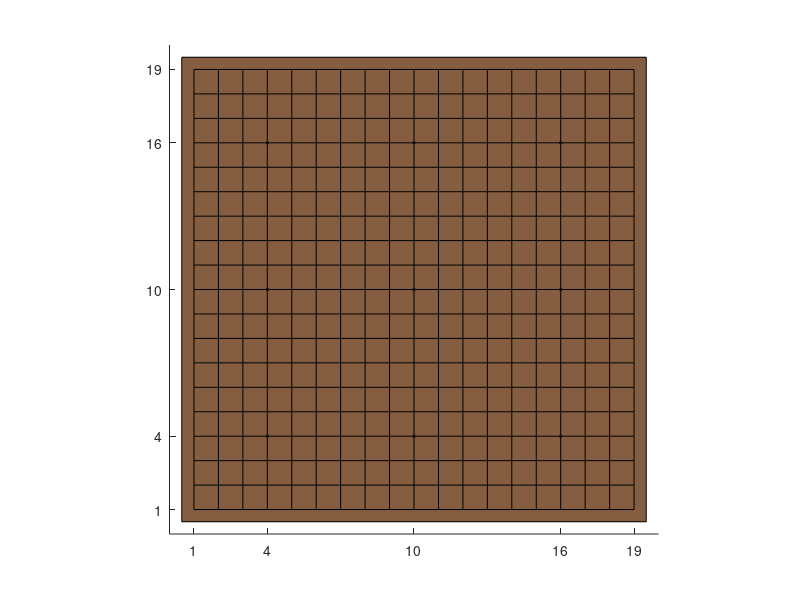

MATLAB code to generate this figure:
function GoShowBoard(board)
if nargin == 0
	board = zeros(19);
end
[M,N] = size(board);
rectangle('Position', [.5 .5 M N],'Curvature',[0 0],'FaceColor',hex2dec(['85'; '5E'; '42'])/255);
axis equal; axis([0 20 0 20]); 
for L = 1:M
	line([L L],[1 N],'Color','k');
end
for L = 1:N
	line([1 M],[L L],'Color','k');
end
for r=[4 10 16]
	for c = [4 10 16]
		rectangle('Position',[[r c]-.05, .1,.1],'Curvature',[1 1],'FaceColor','k');
	end
end

for r = 1:M
	for c = 1:N
		if board(r,c) == 1
			rectangle('Position',[[r c]-.5, 1,1],'Curvature',[1 1],'FaceColor','k');
		elseif board(r,c) == 2
			rectangle('Position',[[r c]-.5, 1,1],'Curvature',[1 1],'FaceColor','w');
		end
	end
end
set(gca,'xtick',[1 4 10 16 19]);
set(gca,'ytick',[1 4 10 16 19]);
return;